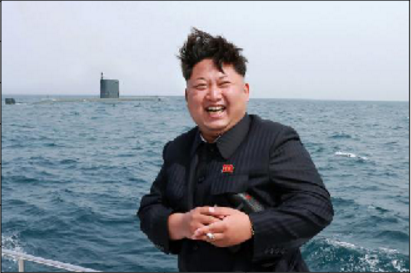
#> input picture data/jinzhengen.png, 411 x 273 px, found by its file name
$ jupyter execute --allow-errors matplotlib-1.ipynb   (shell and % lines are left out)
#> lines starting #> are read from the running program, lines starting #| are printed output that depends on the picture
[cell 1]
import numpy as np
import pandas as pd
import matplotlib.pyplot as plt

### 图片灰度处理

#> (a cell that did not finish here is left out)

[cell 3]
jin = plt.imread('jinzhengen.png')
#> jin is the input picture: shape (273, 411, 3) float32; mean R, G, B 0.522, 0.561, 0.603
plt.imshow(jin)

三种方法

[cell 4]
# 最大值法
jin_max = jin.max(axis=2)
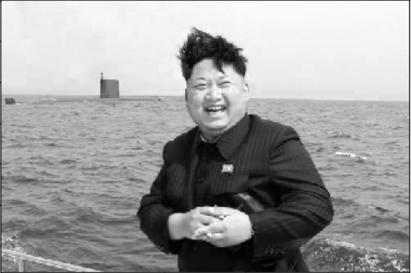
#> jin_max: shape (273, 411) float32; min 0, max 1, mean 0.619
jin_max.shape
plt.imshow(jin_max, cmap='gray')

[cell 5]
# 最小值法
jin_min = jin.min(axis=2)
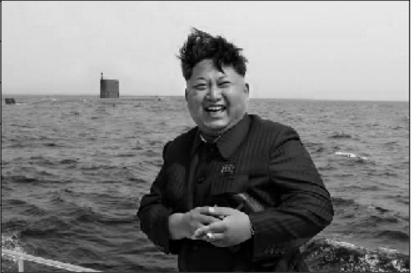
#> jin_min: shape (273, 411) float32; min 0, max 0.949, mean 0.506
jin_min.shape
plt.imshow(jin_min, cmap='gray')
plt.axis('off')

[cell 6]
# 平均值
jin_mean = jin.mean(axis=2)
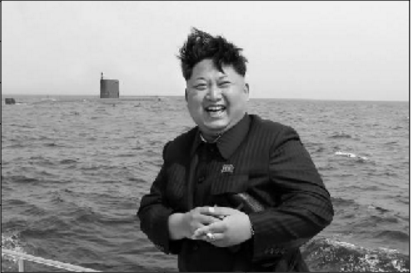
#> jin_mean: shape (273, 411) float32; min 0, max 0.974, mean 0.562
jin_mean.shape
plt.imshow(jin_mean, cmap='gray')

[cell 7]
# 加权平均
jin_weight = np.dot(jin, [0.299,0.587,0.114]) / 3
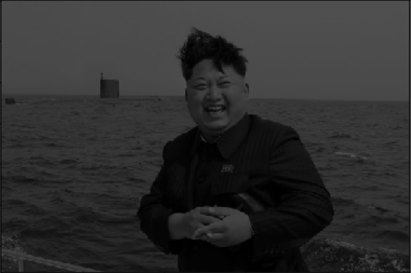
#> jin_weight: shape (273, 411) float64; min 0, max 0.327, mean 0.185
plt.imshow(jin_weight, cmap='gray')

# matplotlib

## 目录
+ 一、【重点】Matplotlib基础知识

+ 二、设置plot的风格和样式
    + 1、【重点】点和线的样式
    + 2、X、Y轴坐标刻度

+ 三、2D图形
    + 1、示例
    + 2、【重点】直方图
    + 3、【重点】条形图
    + 4、【重点】饼图
    + 5、【重点】散点图

=============以上为重点=================

#### 下面的自学
+ 四、图形内的文字、注释、箭头
    + 1、图形内的文字
    + 2、注释
    + 3、箭头

+ 五、3D图
    + 1、曲面图

## 一、Matplotlib基础知识

Matplotlib中的基本图表包括的元素
+ x轴和y轴
水平和垂直的轴线

+ x轴和y轴刻度
刻度标示坐标轴的分隔，包括最小刻度和最大刻度

+ x轴和y轴刻度标签
表示特定坐标轴的值

+ 绘图区域
实际绘图的区域

[cell 8]
#pandas 绘图，提供方便
#matplotlib专门绘图工具，样式更加丰富

### 只含单一曲线的图

[cell 9]
n = np.array(np.random.randint(0,10, size=10))
n

[cell 10]
# plt.plot只能画线型图,它没有kind, plt.bar, plt.hist, plt.scatter
plt.plot(np.arange(10), n)

[cell 11]
# plt.plot中,x轴的数据不是必须的, 不传x轴数据,会自动使用y轴数据的索引作为x轴数据.
plt.plot(n)

### 包含多个曲线的图

1、可以使用多个plot函数（推荐），在一个图中绘制多个曲线

[cell 12]
plt.plot(n) # 调用一次就会在当前画布中画出一条曲线
plt.plot(n,n)

2、也可以在一个plot函数中传入多对X,Y值，在一个图中绘制多个曲线

[cell 13]
plt.plot(np.arange(0,10), n , n, n)

[cell 14]
plt.plot(n) # 调用一次就会在当前画布中画出一条曲线
plt.show()
plt.plot(n,n)

### 网格线
绘制正选余弦

使用plt.grid(True)方法为图添加网格线

设置grid参数（参数与plot函数相同），使用plt面向对象的方法，创建多个子图显示不同网格线

- lw代表linewidth，线的粗细
- alpha表示线的明暗程度
- color代表颜色

[cell 15]
plt.plot(n,n)
plt.grid(lw=2, c='r', ls='-', alpha=0.5)

[cell 16]
# 画子图有两种方法
x = np.linspace(-20, 20,  1000)
plt.figure(figsize=(3*5, 5))
axes1 = plt.subplot(1, 3, 1)
axes1.plot(x, np.sin(x))
axes1.grid(lw=2)

axes2 = plt.subplot(1,3, 2)
axes2.plot(x, np.cos(x))
axes2.grid(c='r', alpha=0.6)

axes3 = plt.subplot(1,3,3)
axes3.plot(x, x**2)
axes3.grid(c='g', ls='--')

[cell 17]
# 另一种画子图的方法
figure = plt.figure(figsize=(3*5, 5))
axes1 = figure.add_subplot(1,3,1)
axes1.plot(x, np.sin(x))
axes1.grid(lw=2)

axes2 = figure.add_subplot(1,3,2)
axes2.plot(x, np.cos(x))
axes2.grid(c='r', alpha=0.6)

### 坐标轴界限

#### axis方法
如果axis方法没有任何参数，则返回当前坐标轴的上下限axis(xmin =,ymax = )

[cell 18]
x = np.linspace(-1,1, 100)
y = (1 - x**2) ** 0.5
plt.plot(x, y, x, -y)
# 显示当前坐标轴的界限
plt.axis()
# 设置坐标轴界限
plt.axis([-1,1, -1,1])

# 单独 设置 x轴界限
plt.axis(xmin=-1, xmax=3)

##### plt.axis('xxx') 'tight'、'off'、'equal'……

设置坐标轴类型
关闭坐标轴

[cell 19]
plt.plot(x, y, x, -y)
# 默认是tight, 紧凑的分割
# plt.axis('equal')

# 取消坐标轴
plt.axis('scaled')

#### xlim方法和ylim方法

除了plt.axis方法，还可以通过xlim，ylim方法设置坐标轴范围

[cell 20]
plt.plot(x, y, x, -y)
# 只能单独设置x轴刻度
plt.xlim(xmin=-2, xmax=2)
plt.ylim(-2,2)

### 坐标轴标签
xlabel方法和ylabel方法
plt.ylabel('y = x^2 + 5',rotation = 60)旋转

[cell 21]
plt.plot(x, y, x, -y)

plt.axis('equal')
# 设置x轴的标签
plt.xlabel('X', fontdict=dict(fontsize=20))
plt.ylabel('y=(1-x^2)^0.5', rotation=0, position=(0.5,1))

### 标题
title方法

[cell 22]
plt.figure(figsize=(2*5, 5))
axes1 = plt.subplot(1,2,1)
axes1.plot(x, y, x, -y)
axes1.axis('equal')
# 设置x轴的标签
# 子图要使用set_xxx
axes1.set_xlabel('X', fontdict=dict(fontsize=20))
axes1.set_ylabel('y=(1-x^2)^0.5', rotation=0, position=(0.5,1))
axes1.set_title('The Circle', rotation=60, position=(1,1))

### 图例

#### legend方法

两种传参方法：
- 【推荐使用】在plot函数中增加label参数
- 在legend方法中传入字符串列表

[cell 23]
# 推荐写法
x = np.linspace(0,10,  10)
# 图例名称不要以下划线开头
plt.plot(x, 0.5 * x, label='_slow')
plt.plot(x, x, label='normal')
plt.plot(x,  2*  x, label='fast')
# 自动的寻找一个 最好的位置best()来放置图裂
plt.legend()

[cell 24]
# 第二种创建图例的方法
x = np.linspace(0,10,  10)
plt.plot(x, 0.5 * x)
plt.plot(x, x)
plt.plot(x,  2*  x)
# 自动的寻找一个 最好的位置best()来放置图裂
plt.legend(['_slow', 'normal', 'fast'])

label参数为'_xxx'，则图例中不显示
plt.plot(x, x*1.5, label = '_xxx')

### loc参数

| 字符串       | 数值      | 字符串   |  数值 |
| :-------------: |:-----------:| :-----:|  :-----:|
| best        |  0        | center left   |   6 |
| upper right    | 1        | center right  |   7  |
| upper left    |  2        | lower center  |   8  |
| lower left    |  3        | upper center  |   9 |
| lower right   |  4        | center      |   10 |
| right       |  5        |

[cell 25]
x = np.linspace(0,10,  10)
# 图例名称不要以下划线开头
plt.plot(x, 0.5 * x, label='slow')
plt.plot(x, x, label='normal')
plt.plot(x,  2*  x, label='fast')
# 自动的寻找一个 最好的位置best()来放置图裂
# plt.legend(loc='center left')
# loc = location
plt.legend(loc=(0.5,1))

loc参数可以是2元素的元组，表示图例左下角的坐标

图例也可以超过图的界限loc = (-0.1,0.9)

### ncol参数
ncol控制图例中有几列

[cell 26]
x = np.linspace(0,10,  10)
# 图例名称不要以下划线开头
plt.plot(x, 0.5 * x, label='slow')
plt.plot(x, x, label='normal')
plt.plot(x,  2*  x, label='fast')
# 自动的寻找一个 最好的位置best()来放置图裂
# plt.legend(loc='center left')
# loc = location
plt.legend(loc=(0,1), ncol=3)

### linestyle、color、marker
修改线条样式

### 保存图片

figure.savefig的选项
+ filename
含有文件路径的字符串或Python的文件型对象。图像格式由文件扩展名推断得出，例如，.pdf推断出PDF，.png推断出PNG
（“png”、“pdf”、“svg”、“ps”、“eps”……）
+ dpi
图像分辨率（每英寸点数），默认为100
+ facecolor
图像的背景色，默认为“w”（白色）

[cell 27]
figure = plt.figure()
x = np.linspace(0,10,  10)
# 图例名称不要以下划线开头
plt.plot(x, 0.5 * x, label='slow')
plt.plot(x, x, label='normal')
plt.plot(x,  2*  x, label='fast')
# 自动的寻找一个 最好的位置best()来放置图裂
# plt.legend(loc='center left')
# loc = location
plt.legend(loc=(0,1), ncol=3)
figure.savefig('legend.jpg',  dpi=500, facecolor='g')

## 二、设置plot的风格和样式
plot语句中支持除X,Y以外的参数，以字符串形式存在，来控制颜色、线型、点型等要素，语法形式为：
plt.plot(X, Y, 'format', ...)

### 点和线的样式

#### 颜色
参数color或c

[cell 28]
x = np.linspace(-1, 1, 100)
y = (1 - x **2) **0.5
plt.plot(x, y, x, -y, c=(0.1, 0.5, 0.7))
plt.axis('equal')

##### 颜色值的方式
+ 别名
    + color='r'


+ 合法的HTML颜色名
    + color = 'red'

| 颜色       | 别名      | HTML颜色名  | 颜色   |  别名 |HTML颜色名|
| :-------------: |:---------:|:-----------:| :------:|  :-----:| :-----:|
| 蓝色        | b       | blue      | 绿色   |  g   |  green  |
| 红色        | r       | red      | 黄色    |  y   |  yellow |
| 青色        | c       | cyan      | 黑色   |  k   |  black  |
| 洋红色      | m        | magenta    | 白色   |  w   |  white  |

+ HTML十六进制字符串
    + color = '#eeefff'

+ 归一化到[0, 1]的RGB元组
    + color = (0.3, 0.3, 0.4)

##### 透明度
alpha参数

[cell 29]
x = np.linspace(-1, 1, 100)
y = (1 - x **2) **0.5
# 透明度是从0到1之间
plt.plot(x, y, x, -y, c='r', alpha=0.5)
plt.axis('equal')

##### 背景色
设置背景色，通过plt.subplot()方法传入facecolor参数，来设置坐标轴的背景色

[cell 30]
figure = plt.figure(facecolor='g')
x = np.linspace(-1, 1, 100)
y = (1 - x **2) **0.5
# 透明度是从0到1之间
plt.subplot(facecolor='r')
plt.plot(x, y, x, -y, c='k', alpha=0.5)
plt.axis('equal')

#### 线型
参数linestyle或ls

| 线条风格     | 描述      | 线条风格 |  描述 |
| :-------------: |:------------:| :----:|  :-----:|
| '-'        | 实线     | ':'     |  虚线 |
| '--'       | 破折线    | 'steps'  |  阶梯线 |
| '-.'       | 点划线    | 'None' / '，' |  什么都不画 |

[cell 31]
x = np.linspace(-1, 1, 10)
y = (1 - x **2) **0.5
# 透明度是从0到1之间
#> (the rest of this cell did not finish here and is left out)

##### 线宽
linewidth或lw参数

[cell 32]
x = np.linspace(-1, 1, 100)
y = (1 - x **2) **0.5
# 透明度是从0到1之间
plt.plot(x, y, x, -y, c='k', alpha=1, lw=4)
plt.axis('equal')

##### 不同宽度的破折线
dashes参数
设置破折号序列各段的宽度

[cell 33]
plt.figure(figsize=(12,6))
x = np.linspace(0,2 * np.pi,  100)
y = np.sin(x)
plt.plot(x,y, dashes=[4, 2, 1, 3, 5, 2], lw=3)

#### 点型
marker参数

| 标记        | 描述       | 标记   |  描述 |
| :-------------: |:-----------:| :----:|  :-----:|
| '1'         | 一角朝下的三脚架      | '3'     |  一角朝左的三脚架 |
| '2'         | 一角朝上的三脚架      | '4'     |  一角朝右的三脚架 |

[cell 34]
x = np.linspace(0, 2*np.pi ,10)
y = np.sin(x)
plt.plot(x,y, marker='3', markersize=50)

| 标记        | 描述       | 标记   |  描述 |
| :-------------: |:-----------:| :----:|  :-----:|
| 's'         | 正方形   | 'p'   | 五边形     |
| 'h'         | 六边形1    | 'H'     | 六边形2    |
| '8'         | 八边形     |

[cell 35]
x = np.linspace(0, 2*np.pi ,10)
y = np.sin(x)
plt.plot(x,y, marker='H', markersize=30)

| 标记        | 描述       | 标记   |  描述 |
| :-------------: |:-----------:| :----:|  :-----:|
| '.'     |  点 | 'x'   | X   |
| '\*'    |  星号  | '+'         | 加号       |
| ','         | 像素       |

[cell 36]
x = np.linspace(0, 2*np.pi ,10)
y = np.sin(x)
plt.plot(x,y, marker='*', markersize=30)

| 标记        | 描述       | 标记   |  描述 |
| :-------------: |:-----------:| :----:|  :-----:|
| 'o'         | 圆圈      | 'D'         | 菱形      |
| 'd'    |  小菱形  |'','None',' ',None| 无       |

[cell 37]
x = np.linspace(0, 2*np.pi ,10)
y = np.sin(x)
plt.plot(x,y, marker='None', markersize=30)

| 标记     | 描述     | 标记   |  描述 |
| :--------: |:----------:| :------:| :----:|
| '\_'     |  水平线    | '&#124;'     |  水平线

[cell 38]
x = np.linspace(0, 2*np.pi ,10)
y = np.sin(x)
plt.plot(x,y, marker='|', markersize=30)

| 标记        | 描述       | 标记   |  描述 |
| :-------------: |:-----------:| :----:|  :-----:|
| 'v'         | 一角朝下的三角形 | '<'     |  一角朝左的三角形 |
| '^'         | 一角朝上的三角形 | '>'     |  一角朝右的三角形 |

[cell 39]
x = np.linspace(0, 2*np.pi ,10)
y = np.sin(x)
plt.plot(x,y, marker='>', markersize=30)

#### 多参数连用
颜色、点型、线型

[cell 40]
x = np.linspace(0, 2*np.pi ,10)
y = np.sin(x)
plt.plot(x,y,c='r', ls='--', lw=2, alpha=0.6, marker='>', markersize=20)

[cell 41]
x = np.linspace(0, 2*np.pi ,10)
y = np.sin(x)
# 只有颜色,点型,线型可以连用.
plt.plot(x,y, '>', lw=2, alpha=0.6, markersize=20)

#### 更多点和线的设置

| 参数        | 描述       | 参数       |  描述   |
| :-------------: |:-----------:| :-------------:|  :------:|
| color或c      | 线的颜色   | linestyle或ls  |  线型   |
| linewidth或lw   | 线宽     | marker       |  点型  |
| markeredgecolor  | 点边缘的颜色 | markeredgewidth | 点边缘的宽度 |
| markerfacecolor  | 点内部的颜色 | markersize    |  点的大小    |

[cell 42]
x = np.linspace(0, 10, 10)
plt.plot(x, '--r.', markersize=25, markeredgecolor='g', markeredgewidth=4, lw=2)

#### 在一条语句中为多个曲线进行设置

##### 多个曲线同一设置
属性名声明

plt.plot(x1, y1, x2, y2, fmt, ...)

[cell 43]
# 关键词参数可以为多个曲线设置属性
plt.plot(x,y, x, x, c='r', marker='d', ls='--')

##### 多个曲线不同设置
多个都进行设置时，无需声明属性
plt.plot(x1, y1, fmt1, x2, y2, fmt2, ...)

#> (a cell that did not finish here is left out)

#### 三种设置方式

##### 向方法传入关键字参数

[cell 45]
plt.plot(x,y, c='r')

##### 对实例使用一系列的setter方法

[cell 46]
line, = plt.plot(x,y)
line.set_color('r')
line.set_marker('d')
line.set_linestyle('--')

##### 使用setp()方法

[cell 47]
line, = plt.plot(x,y)
plt.setp(line, 'color', 'r')
plt.setp(line, 'linestyle', '--')

### X、Y轴坐标刻度
xticks()和yticks()方法

[cell 48]
x = np.linspace(0, 2*np.pi ,100)
y = np.sin(x)
plt.plot(x,y)
# 传刻度和刻度的标签
plt.xticks([0, np.pi/2, np.pi, 3*np.pi/2, 2*np.pi], ['0',  '$\pi/2$', '$\\theta$', '$3\pi/2$', '2$\pi$'], fontsize=20)
plt.yticks()

#### 面向对象方法
set_xticks、set_yticks、set_xticklabels、set_yticklabels方法

[cell 49]
axes = plt.subplot()
axes.plot(x,y)
# 只能传刻度
axes.set_xticks([0, np.pi/2, np.pi, 3*np.pi/2, 2*np.pi])
# 刻度的标签需要使用axes.set_xticklabels
axes.set_xticklabels(['0',  '$\pi/2$', '$\\theta$', '$3\pi/2$', '2$\pi$'])

#### 正弦余弦
LaTex语法，用$\pi$等表达式在图表上写上希腊字母

## 三、2D图形

### 直方图

【直方图的参数只有一个x！！！不像条形图需要传入x,y】

hist()的参数
+ bins
可以是一个bin数量的整数值，也可以是表示bin的一个序列。默认值为10
+ density
如果值为True，直方图的值将进行归一化处理，形成概率密度，默认值为False
+ color
指定直方图的颜色。可以是单一颜色值或颜色的序列。如果指定了多个数据集合，颜色序列将会设置为相同的顺序。如果未指定，将会使用一个默认的线条颜色
+ orientation
通过设置orientation为horizontal创建水平直方图。默认值为vertical

[cell 50]
n

[cell 51]
n = np.random.randint(0, 10,size=10)
n
# 直方图颜色不能 简写
plt.hist(n, bins=50, density=True, color='r', orientation='horizontal')

### 条形图

【条形图有两个参数x,y！】

bar()、barh()

[cell 52]
n

#> (a cell that did not finish here is left out)

[cell 54]
# 必须传x,y,不能 省
plt.bar(np.arange(0,10), n, width=0.5, color='r' )

[cell 55]
plt.barh(np.arange(0,10), n, height=0.5, color='r' )
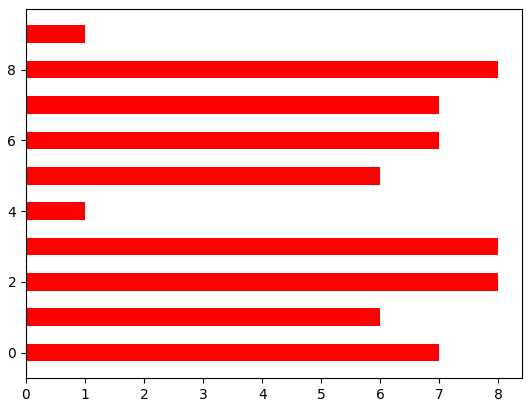
#> figure drawn by matplotlib, 1 panel

#### 水平条形图
barh()

### 饼图

【饼图也只有一个参数x！】

pie()
饼图适合展示各部分占总体的比例，条形图适合比较各部分的大小

普通各部分占满饼图

[cell 56]
n = [1,2,3,4]
plt.pie(n)
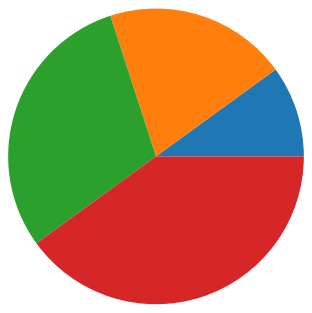
#> figure drawn by matplotlib, 1 panel

[cell 57]
# 传递比例就会严格按照传递的比例来显示饼状图
n = [0.1, 0.3, 0.5, 0.1]
plt.pie(n)

普通未占满饼图

[cell 58]
n = [0.1, 0.2, 0.5, 0.1]
plt.pie(n)
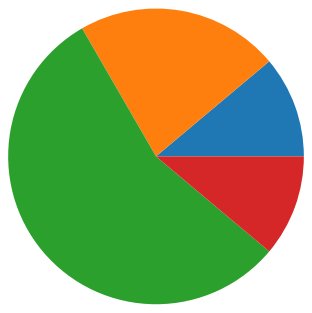
#> figure drawn by matplotlib, 1 panel

[cell 59]
plt.figure(figsize=(8,8))
n = [0.1, 0.2, 0.4, 0.3]
_ = plt.pie(n, autopct='%.2f%%', explode=[0.1, 0.2, 0.3, 0.4], shadow=True, labels=list('ABCD'), labeldistance=0.8, pctdistance=1.1,
            colors=['r','g',  'b', 'm'], startangle=60, textprops=dict(size=20))
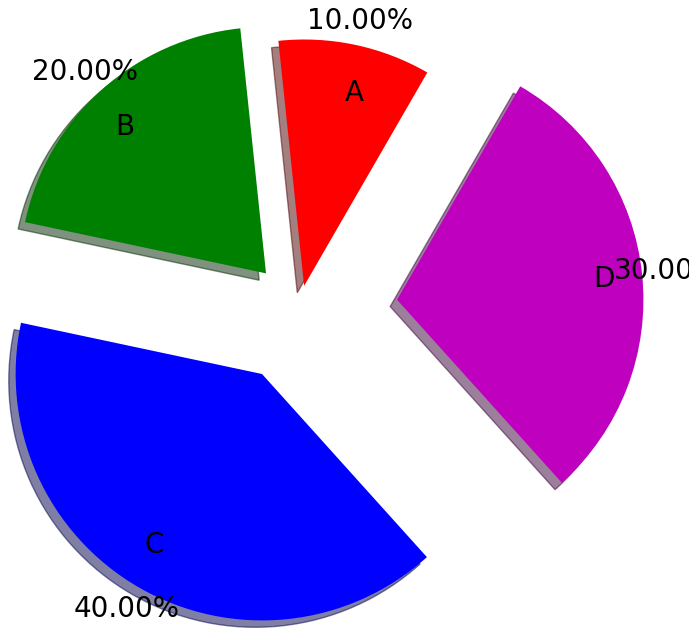
#> figure drawn by matplotlib, 1 panel

饼图阴影、分裂等属性设置
#labels参数设置每一块的标签；labeldistance参数设置标签距离圆心的距离（比例值）
#autopct参数设置比例值的显示格式(%1.1f%%)；pctdistance参数设置比例值文字距离圆心的距离
#explode参数设置每一块顶点距圆形的长度（比例值）；colors参数设置每一块的颜色；
#shadow参数为布尔值，设置是否绘制阴影

startangle设置旋转角度

### 散点图

【散点图需要两个参数x,y，但此时x不是表示x轴的刻度，而是每个点的横坐标！】

scatter()

[cell 60]
x = np.linspace(0,10, 10)
y = np.sin(x)
plt.scatter(x, y, s=100, color='r', marker='d', )
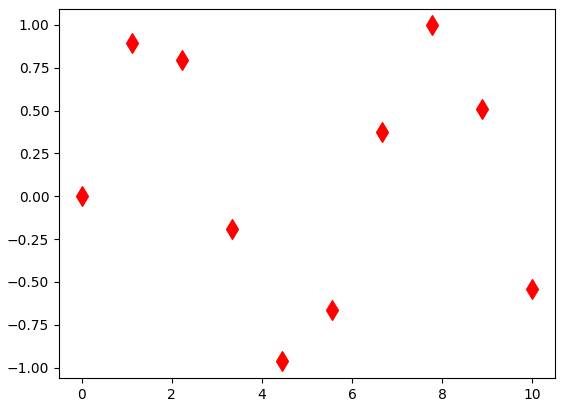
#> figure drawn by matplotlib, 1 panel

[cell 61]
x = np.random.randn(1000)
y = np.random.randn(1000)

[cell 62]
plt.figure(figsize=((10,8)))
#> (the rest of this cell did not finish here and is left out)

## <font color = red>四、图形内的文字、注释、箭头(自学)</font>

控制文字属性的方法:

| Pyplot函数     | API方法                | 描述                     |
| :-------------: |:------------------------------:| :---------------------------------:|
| text()       |  mpl.axes.Axes.text()       | 在Axes对象的任意位置添加文字     |
| xlabel()      |  mpl.axes.Axes.set_xlabel()   | 为X轴添加标签               |
| ylabel()      |  mpl.axes.Axes.set_ylabel()   | 为Y轴添加标签               |
| title()       | mpl.axes.Axes.set_title()   |  为Axes对象添加标题            |
| legend()      | mpl.axes.Axes.legend()      |  为Axes对象添加图例            |
| figtext()     |  mpl.figure.Figure.text()    |  在Figure对象的任意位置添加文字    |
| suptitle()     | mpl.figure.Figure.suptitle() |  为Figure对象添加中心化的标题     |
| annnotate()    |  mpl.axes.Axes.annotate()    |  为Axes对象添加注释（箭头可选）    |

所有的方法会返回一个matplotlib.text.Text对象

### 图形内的文字
text()

[cell 63]
x = np.linspace(0, 7, 100)
y = np.sin(x)
plt.plot(x,y)
# text在坐标系内添加文本说明
plt.text(0+0.1,0, 'sin(0)=0')
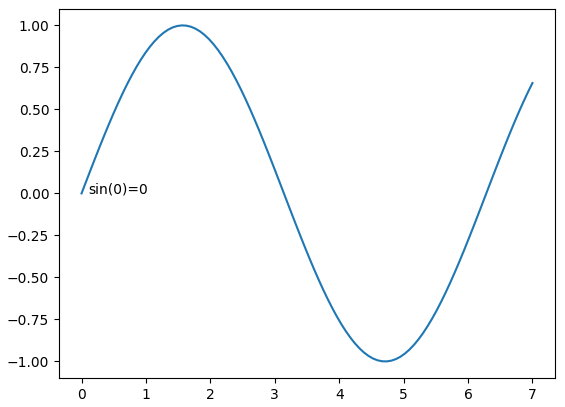
#> figure drawn by matplotlib, 1 panel; curve peaks at x = 1.56, y = 1

使用figtext()

[cell 64]
x = np.linspace(0, 7, 100)
y = np.sin(x)
# plt.subplot(facecolor='g')
plt.figure(facecolor='g')
plt.plot(x,y)
# text在坐标系内添加文本说明
plt.text(0+0.1,0, 'sin(0)=0')
# figtext使用相对坐标
plt.figtext(0.5, 0.5, 'sin($\pi$)=0')

### 注释
annotate()
xy参数设置箭头指示的位置，xytext参数设置注释文字的位置
arrowprops参数以字典的形式设置箭头的样式
width参数设置箭头长方形部分的宽度，headlength参数设置箭头尖端的长度，
headwidth参数设置箭头尖端底部的宽度，
facecolor设置箭头颜色
shrink参数设置箭头顶点、尾部与指示点、注释文字的距离（比例值）

[cell 65]
n = [14, 11, 14,13,14,10, 30, 12, 11, 14, 13, 13, 12, 13]
plt.plot(n)
plt.ylim(ymax=35)
#     width        The width of the arrow in points
#     headwidth    The width of the base of the arrow head in points
#     headlength   The length of the arrow head in points
#     shrink       Fraction of total length to shrink from both ends
plt.annotate('This spot must really\n mean something',(6,30), (8,32), arrowprops=dict(width=20, headwidth=25, headlength=20, color='k', shrink=0.1))

练习
三个随机正太分布数据

设置图例
bbox_to_anchor,ncol mode,borderaxespad
设置注解 arrowstyle

[cell 66]
n1 = np.random.normal(loc=10, scale=3, size=100)
n2 = np.random.normal(loc=20, scale=2, size=100)
n3 = np.random.normal(loc=30, scale=4, size=100)

[cell 67]
plt.plot(n1, label='plot')
plt.plot(n2, label='2nd plot')
plt.plot(n3, label='3rd plot')
# plt.legend(loc=(0,1.05), ncol=3, mode='expand', borderaxespad=0)
plt.legend(loc=(0,1.05), ncol=3, mode='expand', borderaxespad=0, bbox_to_anchor=[0,1,1,0.05])
# ['-', '->', '-[', '<-', '<->', 'fancy', 'simple', 'wedge']
plt.annotate('Important value', (54, 22.5), (20, 40), arrowprops=dict(arrowstyle='<->'))

### 箭头
箭头的样式，没必要记

[cell 68]
plt.figure(figsize=(12,9))
plt.axis([0, 10, 0, 20]);
arrstyles = ['-', '->', '-[', '<-', '<->', 'fancy', 'simple', 'wedge']
for i, style in enumerate(arrstyles):
    plt.annotate(style, xytext=(1, 2+2*i), xy=(4, 1+2*i), arrowprops=dict(arrowstyle=style));

connstyles=["arc", "arc,angleA=10,armA=30,rad=30", "arc3,rad=.2", "arc3,rad=-.2", "angle", "angle3"]
for i, style in enumerate(connstyles):
    plt.annotate(style, xytext=(6, 2+2*i), xy=(8, 1+2*i), arrowprops=dict(arrowstyle='->', connectionstyle=style));
plt.show()

$ run again, with data/moonlanding.png copied over data/jinzhengen.png
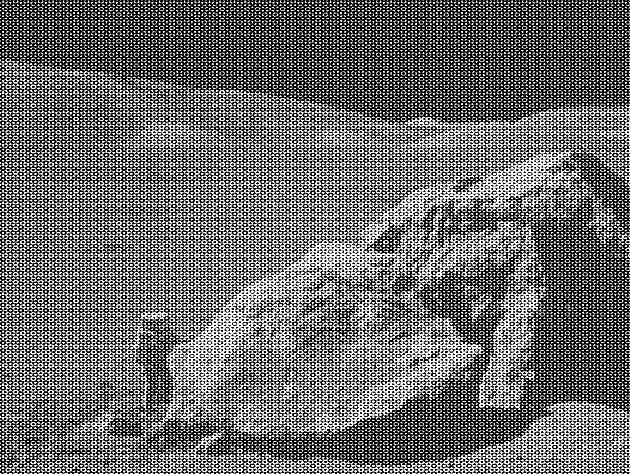
#> input picture data/moonlanding.png, 630 x 474 px, found by its file name
#> jin is the input picture: shape (474, 630) float32; min 0, max 1, mean 0.424
#> `[cell 67] plt.plot(n1, label='plot') plt.plot(n2, label='2nd plot') pl..`:
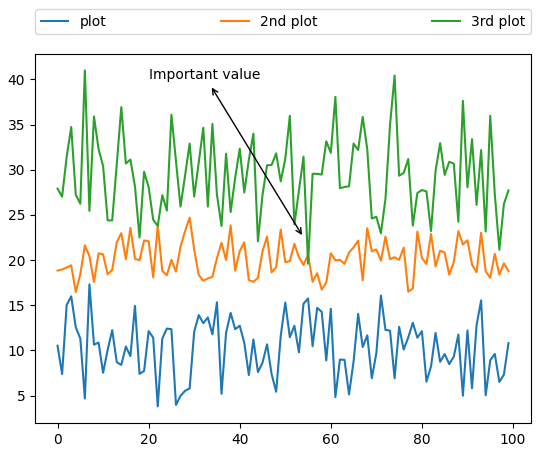
#> figure drawn by matplotlib, 1 panel; curve peaks at x = 7, y = 17.31; curve peaks at x = 29, y = 24.69; curve peaks at x = 6, y = 40.99
#> `[cell 76] axes = plt.subplot(projection='3d') axes.plot_surface(X, Y, Z)`:
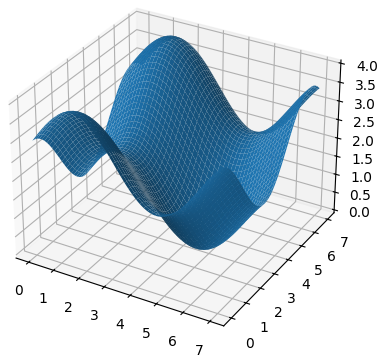
#> figure drawn by matplotlib, 1 panel
